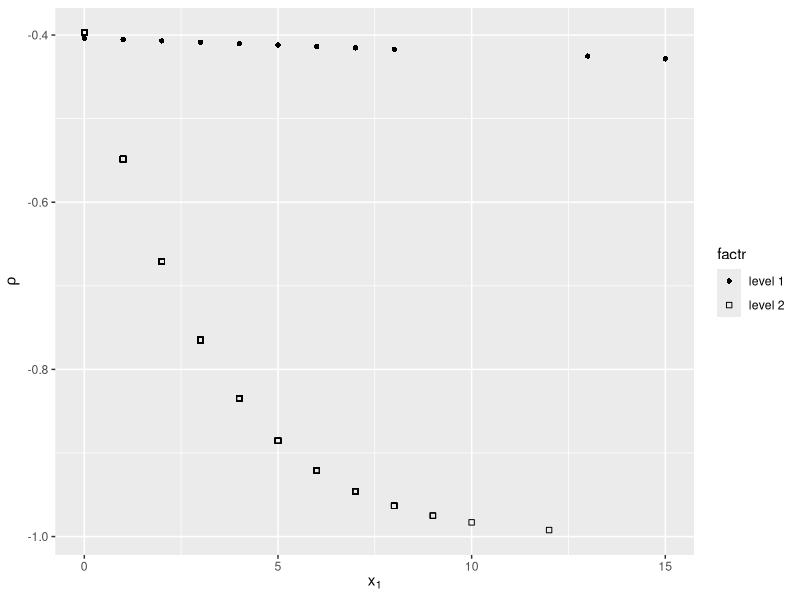

Write the R code that produced this figure.


library(ggplot2)

n <- 1292

xvec <- rnbinom(n=n, mu=1.576, size=1/0.95)

factr <- rbinom(n=n, size=1, prob=0.59)


rho <- tanh(-0.42 - .196*xvec - 0.008*factr + 0.194*xvec*factr)

factr <- ifelse(factr==1, "level 1", "level 2")


ourdf <- data.frame(x1=xvec, rho=rho, factr=factr)


ggplot(data=ourdf, aes(x=x1, y=rho, group=factr)) + geom_point(aes(shape=factr)) +scale_shape_manual(values=c(16, 0)) + xlab(expression(x[1])) + ylab(expression(rho))


